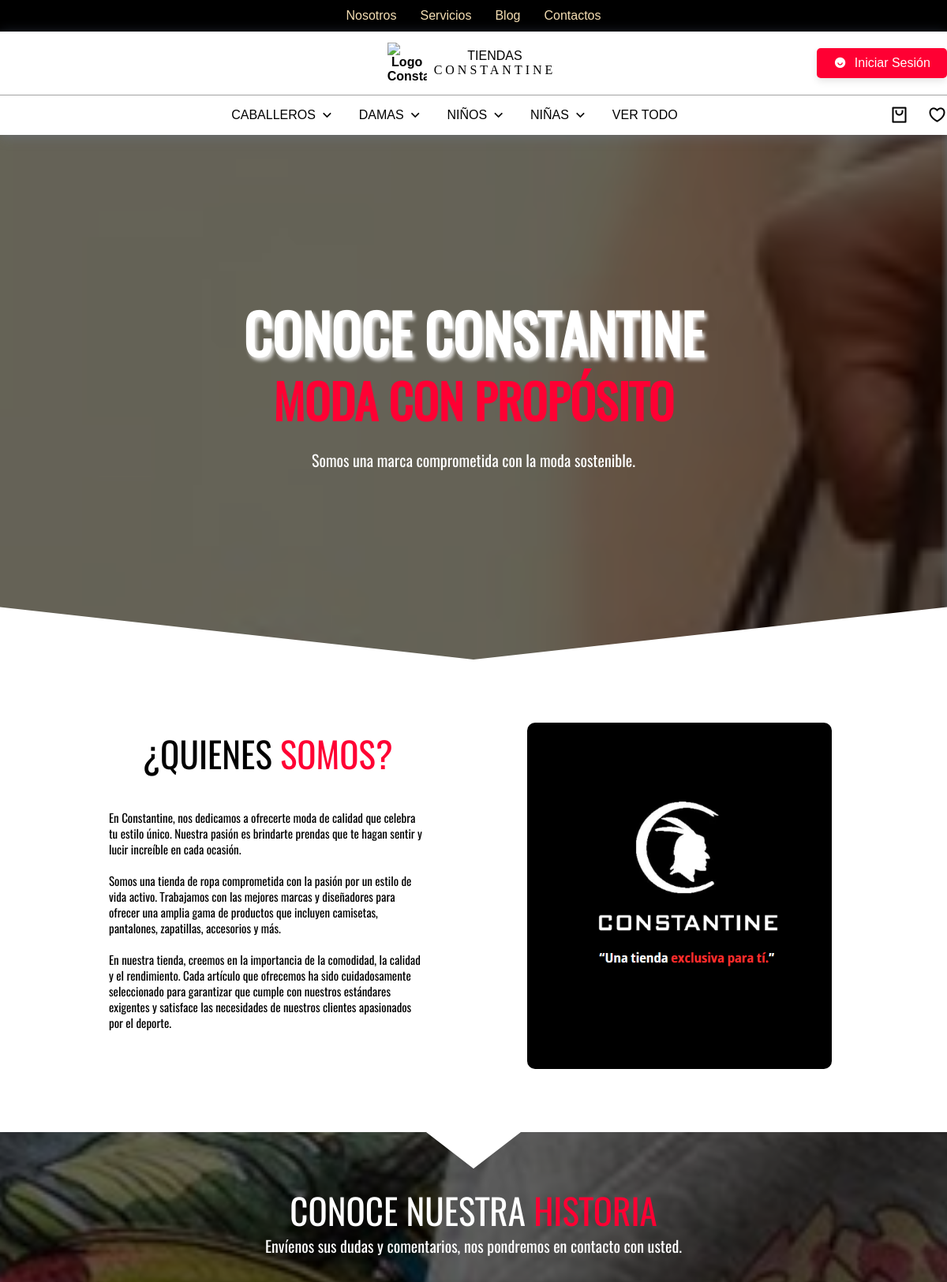
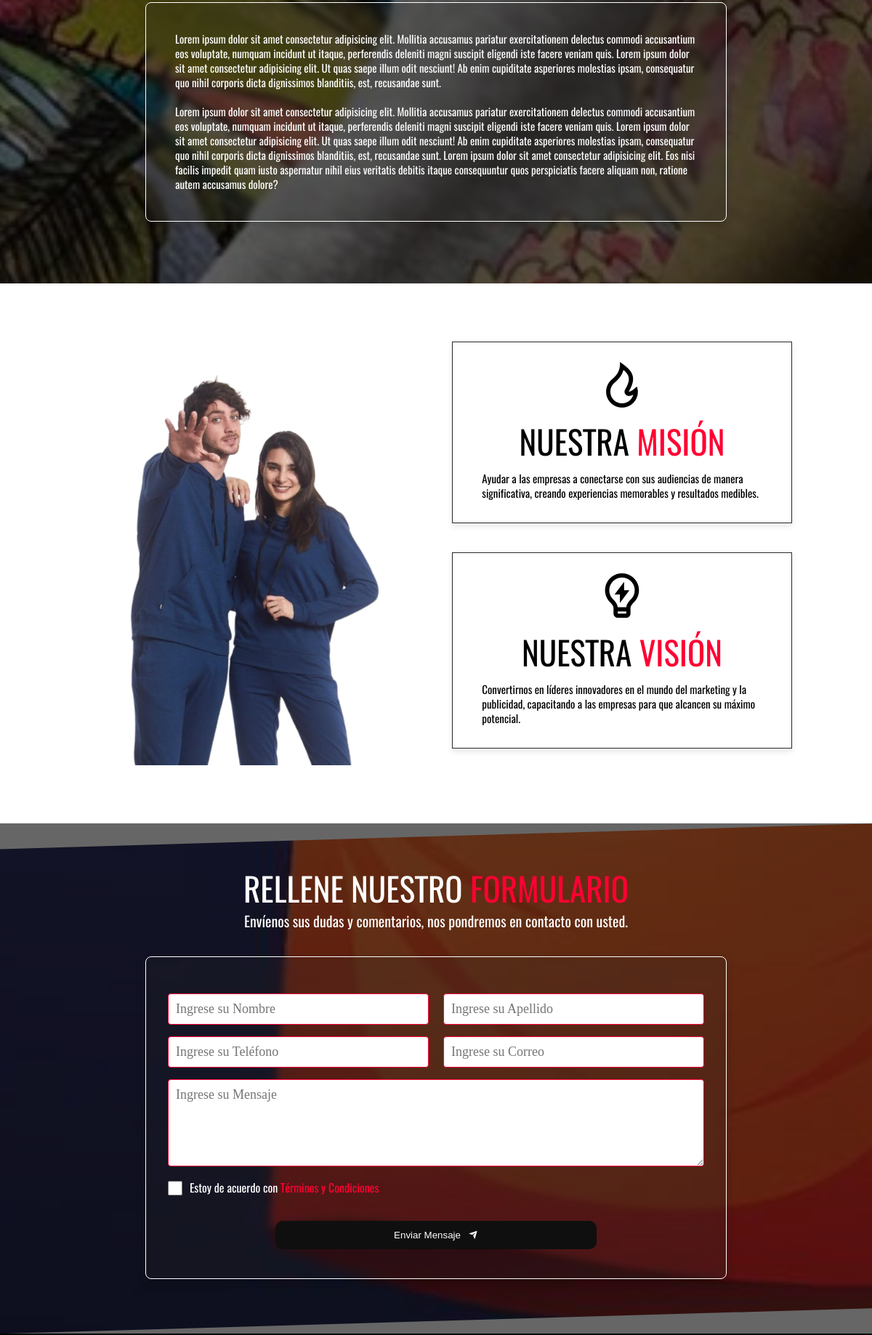
The app's page /nosotros/index.php (upper part) with its own data (2 pictures, top to bottom).
### tables this page shows
CREATE TABLE banners (
    id_banner INT AUTO_INCREMENT PRIMARY KEY,
    pagina VARCHAR(50) NOT NULL,
    imagen VARCHAR(255) NOT NULL,
    titulo VARCHAR(100),
    enfasis VARCHAR(100),
    descripcion TEXT,
    orden INT DEFAULT 0,
    estado TINYINT(1) NOT NULL DEFAULT 1,
    fecha_creacion TIMESTAMP DEFAULT CURRENT_TIMESTAMP,
    fecha_actualizacion TIMESTAMP DEFAULT CURRENT_TIMESTAMP ON UPDATE CURRENT_TIMESTAMP
);

### nosotros/index.php (the view, shortened to what this page needs)
<?php
   include("../admin/seccion/inicio/conexion.php");
   $sentencia=$conexion->prepare("SELECT * FROM banners WHERE pagina = 'nosotros' AND estado = 1;");
   $sentencia->execute();
   $lista_banners= $sentencia->fetchAll(PDO::FETCH_ASSOC);
?>
<!DOCTYPE html>
<html lang="es">
<head>
   <link rel="stylesheet" href="../style/nav.css">
   <link rel="stylesheet" href="../style/base.css">
   <link rel="stylesheet" href="../style/footer.css">
   <link rel="stylesheet" href="nosotros.css">
   <link href="https://cdn.jsdelivr.net/npm/remixicon@4.2.0/fonts/remixicon.css" rel="stylesheet">
</head>
<body>
   <?php include("../layout/header.php"); ?>
   <main>
      <?php foreach($lista_banners as $banner) {
         $rutaImagen = '../images/banners/' . $banner['imagen'];
      ?>
         <section class="banner_contenido" style="background-image: url('<?php echo $rutaImagen; ?>');">
               <div class="banner_categoria">
                  <div class="titulo_banner"><?php echo $banner['titulo']; ?></div>
                  <div class="enfasis_banner"><?php echo $banner['enfasis']; ?></div>
                  <div class="descripcion_banner"><?php echo $banner['descripcion']; ?></div>
               </div>
         </section>
      <?php } ?>
      <section class="introduccion bloque_1">
         <div class="sub_bloque">
            <article>
               <div class="titulo_cuerpo">
                  ¿QUIENES <span class="text_red">SOMOS?</span>
               </div>
               <div class="datos_contacto">
                  <p class="parrafo_cuerpo">
                     En Constantine, nos dedicamos a ofrecerte moda de calidad que celebra tu estilo único.
                     Nuestra pasión es brindarte prendas que te hagan sentir y lucir increíble en cada ocasión.
                  </p>
                  <p class="parrafo_cuerpo">
                     Somos una tienda de ropa comprometida con la pasión por un estilo de vida activo.
                     Trabajamos con las mejores marcas y diseñadores para ofrecer una amplia gama de productos que incluyen camisetas, pantalones, zapatillas, accesorios y más.
                  </p>
                  <p class="parrafo_cuerpo">
                     En nuestra tienda, creemos en la importancia de la comodidad, la calidad y el rendimiento. Cada artículo que ofrecemos ha sido cuidadosamente seleccionado para garantizar que cumple con nuestros estándares exigentes y satisface las necesidades de nuestros clientes apasionados por el deporte.
                  </p>
               </div>
            </article>
            <article class="imagen_seccion">
               <img src="img/somos.png" alt="constantine">
            </article>
         </div>
      </section>
      <section class="historia bloque_completo1">
         <div class="historia_contenedor">
            <div class="titulo_cuerpo">
               <span class="text_white">CONOCE NUESTRA</span> <span class="text_red">HISTORIA</span>
            </div>
            <div class="subtitulo_cuerpo">
               <span class="text_white">
                  Envíenos sus dudas y comentarios, nos pondremos en contacto con usted.
               </span>
            </div>
            <article class="historia_cuerpo">
               <p class="parrafo_cuerpo text_white">
                  Lorem ipsum dolor sit amet consectetur adipisicing elit. Mollitia accusamus pariatur exercitationem delectus commodi accusantium eos voluptate, numquam incidunt ut itaque, perferendis deleniti magni suscipit eligendi iste facere veniam quis.
                  Lorem ipsum dolor sit amet consectetur adipisicing elit. Ut quas saepe illum odit nesciunt! Ab enim cupiditate asperiores molestias ipsam, consequatur quo nihil corporis dicta dignissimos blanditiis, est, recusandae sunt.
               </p>
               <p class="parrafo_cuerpo text_white">
                  Lorem ipsum dolor sit amet consectetur adipisicing elit. Mollitia accusamus pariatur exercitationem delectus commodi accusantium eos voluptate, numquam incidunt ut itaque, perferendis deleniti magni suscipit eligendi iste facere veniam quis.
                  Lorem ipsum dolor sit amet consectetur adipisicing elit. Ut quas saepe illum odit nesciunt! Ab enim cupiditate asperiores molestias ipsam, consequatur quo nihil corporis dicta dignissimos blanditiis, est, recusandae sunt.
                  Lorem ipsum dolor sit amet consectetur adipisicing elit. Eos nisi facilis impedit quam iusto aspernatur nihil eius veritatis debitis itaque consequuntur quos perspiciatis facere aliquam non, ratione autem accusamus dolore?
               </p>
            </article>
         </div>
      </section>
      <section class="mision_vision bloque_1">
         <div class="sub_bloque">
            <article class="lado_izquierdo">
               <img src="img/misionyvision.png" alt="Imagen sobre nosotros"/>
            </article>
            <article class="lado_derecho">
               <div class="contenido_imagen">
                  <i class="ri-fire-line"></i>
                  <div class="titulo_cuerpo">
                     NUESTRA <span class="text_red">MISIÓN</span>
                  </div>
                  <p class="parrafo_cuerpo">
                     Ayudar a las empresas a conectarse con sus audiencias de manera significativa, creando experiencias memorables y resultados medibles.
                  </p>
               </div>
               <div class="contenido_imagen">
                  <i class="ri-lightbulb-flash-line"></i>
                  <div class="titulo_cuerpo">
                     NUESTRA <span class="text_red">VISIÓN</span>
                  </div>
                  <p class="parrafo_cuerpo">
                     Convertirnos en líderes innovadores en el mundo del marketing y la publicidad, capacitando a las empresas para que alcancen su máximo potencial.
                  </p>
               </div>
            </article>
         </div>
      </section>
      <?php include("../layout/formulario.php"); ?>
   </main>
   <?php include("../layout/footer.php"); ?>

### style/base.css (style rules this page uses)
:root { --header-height: 5rem; --color_primario: #000000; --color_secundario: #FF0033; --color_primario-light: rgb(15, 15, 15); --color_gris: rgb(70, 70, 70); --color_blanco: #fff; --color_body: white; --nav-font: "Montserrat", sans-serif; --body-font: "Oswald", sans-serif; --logo-font: "BankGothic"; --normal-font-size: .938rem; --font_regular: 400; --font_semi_bold: 600; --z_tooltip: 10; --z_fixed: 11; --titulo_banner: 70px; --subtitulo_banner: 25px; --enfasis_banner: 60px; --descripcion_banner: 20px; --titulo_cuerpo: 45px; --subtitulo_cuerpo: 20px; --parrafo_cuerpo: 15px; --titulo_lista: 23px; --tablet__titulo_banner: 50px; --tablet__subtitulo_banner: 35px; --tablet__descripcion_banner: 16px; --tablet__titulo_cuerpo: 24px; --tablet__subtitulo_cuerpo: 18px; --tablet__parrafo_cuerpo: 14px; --tablet__titulo_lista: 17px; --movil__titulo_banner: 35px; --movil__subtitulo_banner: 30px; --movil__descripcion_banner: 14px; --movil__titulo_cuerpo: 22px; --movil__subtitulo_cuerpo: 16px; --movil__parrafo_cuerpo: 13px; --movil__titulo_lista: 16px; }
* { box-sizing: border-box; padding: 0; margin: 0; }
body { font-family: var(--body-font); font-size: var(--font_regular); background-color: var(--color_body); }
.bloque_1 { background-color: var(--color_blanco); width: 100%; max-width: 1024px; margin: 40px auto; text-align: center; }
.bloque_completo1 { background-color: var(--color_blanco); width: 100%; margin: auto; margin-top: 30px; text-align: center; padding: 20px 0px; }
.sub_bloque { padding: 30px 0px; }
.banner_contenido { width: 100%; height: calc(100vh - 135px); background-size: cover; background-position: center; position: relative; flex-shrink: 0; background-attachment: fixed; }
.banner_categoria { text-align: center; color: var(--color_primario); display: flex; flex-direction: column; justify-content: center; align-items: center; height: 100%; gap: 20px; background-color: rgba(0, 0, 0, .6); padding: 20px; }
.titulo_banner { font-size: var(--titulo_banner); text-align: center; text-transform: uppercase; font-weight: bold; line-height: 1; text-shadow: 3px 4px 4px rgba(255, 255, 255, 0.8); color: white; opacity: 0; animation: animate 1s ease-in-out 0.6s 1 forwards; }
.enfasis_banner { font-size: var(--enfasis_banner); text-transform: uppercase; color: var(--color_secundario); font-weight: bold; line-height: 1; opacity: 0; animation: animate 1s ease-in-out 0.3s 1 forwards; }
.descripcion_banner { margin-top: 10px; margin-bottom: 20px; font-size: 20px; opacity: 0; color: white; animation: animate 1s ease-in-out 0.9s 1 forwards; max-width: 750px; text-align: center; font-weight: 300; }
.titulo_cuerpo { font-size: var(--titulo_cuerpo); padding: 10px 10px 0px 10px; text-align: center; text-transform: uppercase; }
.text_red { color: var(--color_secundario); }
.text_white { color: var(--color_blanco); }
.subtitulo_cuerpo { font-family: var(--body-font); font-size: var(--subtitulo_cuerpo); color: var(--color_primario); padding: 0px 10px 10px 10px; font-weight: lighter; }
.parrafo_cuerpo { font-size: var(--parrafo_cuerpo); text-align: justify; padding: 10px 20px; text-align: left; }

### style/footer.css (style rules this page uses)
html { scroll-behavior: smooth; }

### records on screen
banners: imagen (picture), titulo "CONOCE CONSTANTINE", descripcion "Somos una marca comprometida con la moda sostenible."

### other values on screen
$publico['nombre_publico'] "CABALLEROS"
$publico['nombre_publico'] "DAMAS"
$publico['nombre_publico'] "NIÑOS"
$publico['nombre_publico'] "NIÑAS"
